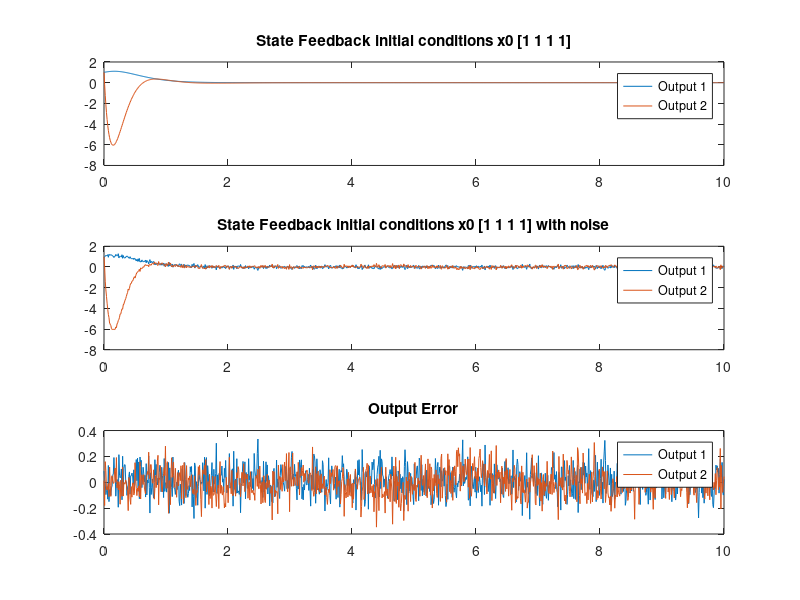
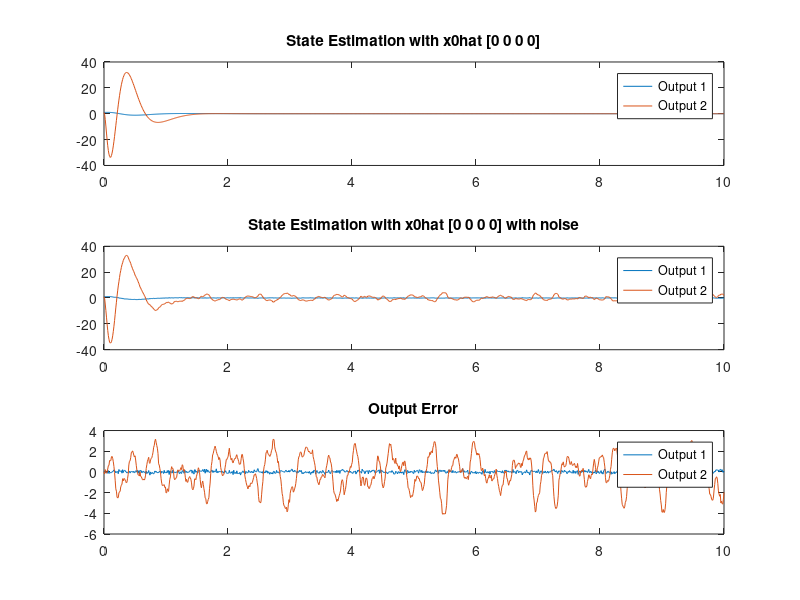
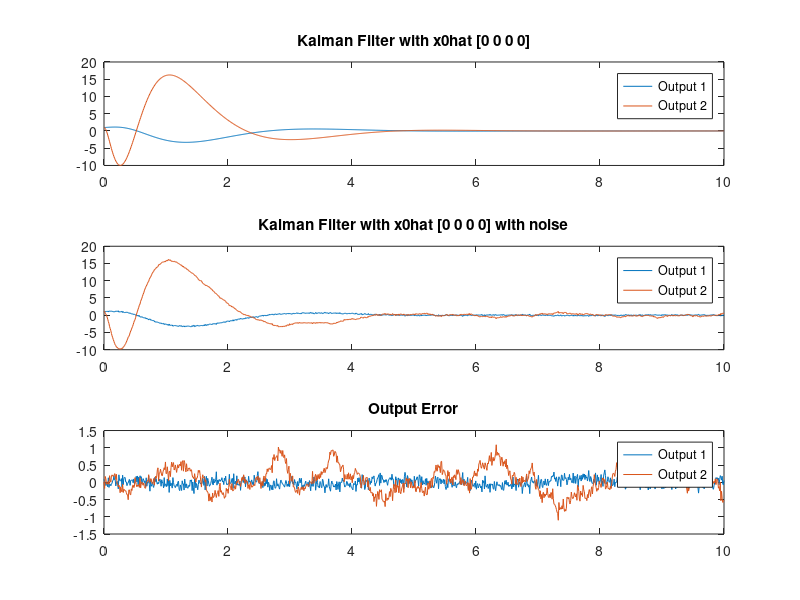

Recreate these plots in MATLAB, in order.
close all; clear all; clc 

%Student Numbers
% 20523043 Pavel 
% 20509464 Tyler
% 20482444 Henrietta
rng(1)

A = [ 0  1  0  0;
      0  0  1  0;
     -3  1  2  3;
      2  1  0  0];
  
B = [ 0  0;
      0  0;
      1  2;
      0  2];
  
C = [ 1  0  0  0;
      0  0  0  1];
  
D = zeros(2,2);
  
sys = ss(A, B, C, D);

%% noise
% standart deviation
sd = 0.1;
%zero mean
mu = 0;

res = 1000
t = linspace(0,10,res);
v = zeros(2,length(t));
x0 = [1 1 1 1]';
x0_hat = [0 0 0 0]';

n = sd.* randn(4, length(t))+ mu
w = sd.* randn(2, length(t))+ mu

u = [ v; n; w]
u_zero = zeros(8,length(t));

R = sd^2.*eye(2)
Q = sd^2.*eye(4)

%% STATE FEEDBACK 
% check obbservability
eig(A);
Qsf = ctrb(sys);
rank(Qsf);

pSF = [-4 -4.2 -4.4 -4.6];
k = place(A, B, pSF);

A_sf = [A-B*k]
B_sf = [B eye(4) zeros(4,2)]
C_sf = C
D_sf = [zeros(2,2) zeros(2,4) eye(2)]


sys_sf = ss(A_sf, B_sf, C_sf, D_sf);

% simulation
[y0,t,x] = lsim(sys_sf, u_zero, t, x0);
figure()
subplot(3,1,1)
plot(t,y0)

title('State Feedback initial conditions x0 [1 1 1 1]');
legend('Output 1', 'Output 2');

[y1,t,x] = lsim(sys_sf, u, t, x0);
subplot(3,1,2)
plot(t,y1)
title('State Feedback initial conditions x0 [1 1 1 1] with noise');
legend('Output 1', 'Output 2');

subplot(3,1,3)
plot(t,y0-y1)
title('Output Error');
legend('Output 1', 'Output 2');

%% STATE ESTIMATOR
% check observability
Rob = obsv(sys);
rank(Rob)

pSE = [-10 -10.1 -10.2 -10.3];
F = place (A.', C.', pSE)'


A_se = [A    -B*k;
        F*C   A-F*C-B*k]
B_se = [B eye(4) zeros(4,2);
        B zeros(4) F]
C_se = [C zeros(2,4)]
D_se = [zeros(2,2) zeros(2,4) eye(2)]


sys_se = ss(A_se, B_se, C_se, D_se);

% simulation
X0 = [x0; x0_hat]
[y2,t,x] = lsim(sys_se, u_zero, t, X0);
figure()
subplot(3,1,1)
plot(t,y2)
title('State Estimation with x0hat [0 0 0 0]');
legend('Output 1', 'Output 2');

[y3,t,x] = lsim(sys_se, u, t, X0);
subplot(3,1,2)
plot(t,y3)
title('State Estimation with x0hat [0 0 0 0] with noise');
legend('Output 1', 'Output 2');

subplot(3,1,3)
plot(t,y2-y3)
title('Output Error');
legend('Output 1', 'Output 2');

%% KALMAN FILTER
[F P ev] = lqr(A.', C.', Q, R)

F = F'

A_km = [A    -B*k;
        F*C   A-F*C-B*k]
B_km = [B eye(4) zeros(4,2);
        B zeros(4) F]
C_km = [C zeros(2,4)]
D_km = [zeros(2,2) zeros(2,4) eye(2)]

sys_km = ss(A_km, B_km, C_km, D_km);

% simulation
X0 = [x0; x0_hat]
[y4,t,x] = lsim(sys_km, u_zero, t, X0);
figure()
subplot(3,1,1)
plot(t,y4)
title('Kalman Filter with x0hat [0 0 0 0]');
legend('Output 1', 'Output 2');

[y5,t,x] = lsim(sys_km, u, t, X0);
subplot(3,1,2)
plot(t,y5)
title('Kalman Filter with x0hat [0 0 0 0] with noise');
legend('Output 1', 'Output 2');

subplot(3,1,3)
plot(t,y4-y5)
title('Output Error');
legend('Output 1', 'Output 2');


      